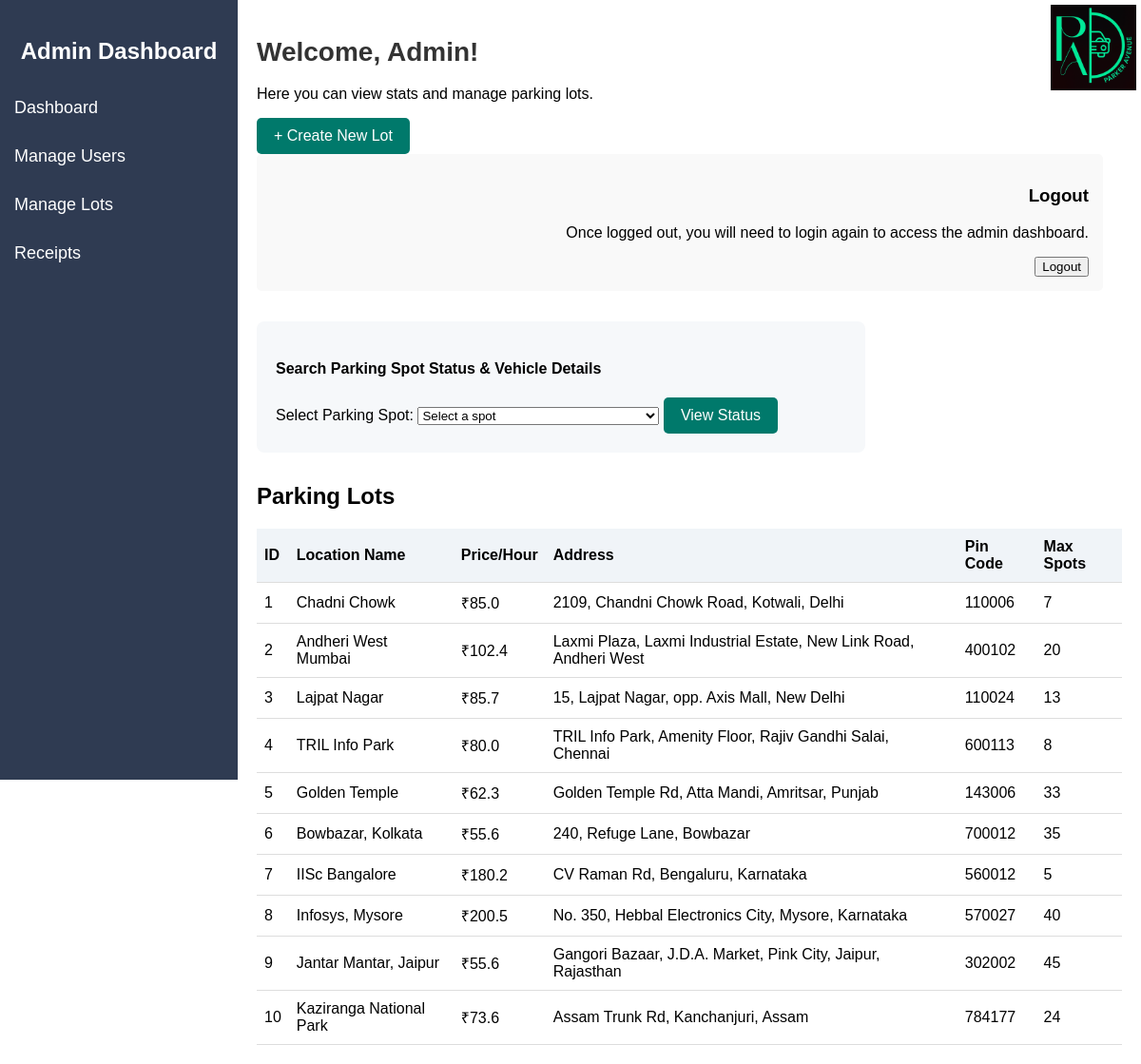
/admin_dashboard (signed in), run on the app's committed database.
### models.py (models this page shows)
class ParkingLot(db.Model):
    id = db.Column(db.Integer, primary_key=True)
    prime_location_name = db.Column(db.String(150), nullable=False)
    price_per_hour = db.Column(db.Float, nullable=False)
    address = db.Column(db.String(200), nullable=False)
    pin_code = db.Column(db.String(12), nullable=False)
    max_spots = db.Column(db.Integer, nullable=False)
    spots = db.relationship('ParkingSpot', backref='lot', lazy=True)

### app.py (the view, shortened to what this page needs)
@app.route('/admin_dashboard', methods=['GET', 'POST'])
@admin_required
def admin_dashboard():
    lots=ParkingLot.query.all()
    spots=ParkingSpot.query.order_by(ParkingSpot.spot_number).all()
    total_users = User.query.count()
    total_lots = ParkingLot.query.count()
    selected_spot = None
    reservation = None
    vehicle = None
    return render_template('admin_dashboard.html',
                           spots=spots,
                           selected_spot=selected_spot,
                           total_users=total_users,
                           total_lots=total_lots,
                           reservation=reservation,
                           lots=lots,
                           vehicle=vehicle
                          )

### app.py (called while the page is built)
def admin_required(f):
    @wraps(f)
    def decorated_function(*args, **kwargs):
        if not session.get('admin_logged_in'):
            flash('Admin access required', 'danger')
            return redirect(url_for('admin_login'))
        return f(*args, **kwargs)
    return decorated_function

### templates/admin_dashboard.html (shortened to what this page needs)
<!DOCTYPE html>
<html lang="en">
<head>
</head>
<body>
    <div class="sidebar">
        <h2>Admin Dashboard</h2>
        <a href="{{ url_for('admin_dashboard') }}">Dashboard</a>
        <a href="{{ url_for('manage_users') }}">Manage Users</a>
        <a href="{{ url_for('manage_lots') }}">Manage Lots</a>
        <a href="{{ url_for('receipts') }}">Receipts</a>
    </div>
    <div class="main-content">
        <div class="logo-container">
            <img src="{{ url_for('static', filename='../static/images/parker_avenue_logo.png') }}" alt=" ">
        </div>
        <h1>Welcome, Admin!</h1>
        <p>Here you can view stats and manage parking lots.</p>
        <a href="{{ url_for('create_lot') }}" class="btn">+ Create New Lot</a>
        <div class="setting-section">
            <h3>Logout</h3>
            <p>Once logged out, you will need to login again to access the admin dashboard.</p>
            <form action="{{ url_for('logout') }}" method="POST" style="display:inline;">
                <button class="logout-button" type="submit">Logout</button>
            </form>
        </div>
        <div class="spot-search-section">
            <h4>Search Parking Spot Status & Vehicle Details</h4>
            <form method="POST">
                <label for="spot_id">Select Parking Spot:</label>
                <select name="spot_id" id="spot_id" required>
                    <option value="" disabled selected>Select a spot</option>
                </select>
                <button type="submit" class="btn btn-sm btn-primary">View Status</button>
            </form>
                </div>
        <h2 style="margin-top: 32px;">Parking Lots</h2>
        <table>
            <thead>
                <tr>
                    <th>ID</th>
                    <th>Location Name</th>
                    <th>Price/Hour</th>
                    <th>Address</th>
                    <th>Pin Code</th>
                    <th>Max Spots</th>
                </tr>
            </thead>
            <tbody>
                {% if lots and lots|length > 0 %}
                    {% for lot in lots %}
                        <tr>
                            <td>{{ lot.id }}</td>
                            <td>{{ lot.prime_location_name }}</td>
                            <td>₹{{ lot.price_per_hour }}</td>
                            <td>{{ lot.address }}</td>
                            <td>{{ lot.pin_code }}</td>
                            <td>{{ lot.max_spots }}</td>
                        </tr>
                    {% endfor %}
                {% else %}
                    <tr>
                        <td colspan="7">No parking lots found.</td>
                    </tr>
                {% endif %}
            </tbody>
        </table>
    </div>
</body>
</html>

### templates/admin_dashboard.html (style rules this page uses)
body { font-family: Arial, sans-serif; display: flex; margin: 0; }
.sidebar { width: 250px; background-color: #2f3b52; color: #fff; padding-top: 20px; height: 100vh; position: fixed; }
.sidebar h2 { text-align: center; margin-bottom: 20px; }
.sidebar a { color: white; padding: 15px; text-decoration: none; display: block; font-size: 18px; }
.main-content { margin-left: 250px; padding: 20px; width: 100%; }
.main-content h1 { font-size: 28px; color: #333; }
.btn { background-color: #00796b; color: white; border: none; padding: 10px 18px; border-radius: 5px; text-decoration: none; font-size: 16px; margin-right: 8px; transition: background 0.2s; cursor: pointer; display: inline-block; }
table { width: 100%; border-collapse: collapse; margin-top: 18px; }
th, td { padding: 10px 8px; border-bottom: 1px solid #ddd; text-align: left; }
th { background: #f0f4f8; }
.setting-section { text-align: right; margin-right: 20px; padding: 15px; background-color: #f9f9f9; border-radius: 5px; }
.logo-container { position: absolute; top: 5px; right: 5px; text-align: right; }
.logo-container img { height: 90px; width: 90px; }
.spot-search-section { margin: 32px 0 24px 0; padding: 20px; background: #f6f8fa; border-radius: 8px; max-width: 600px; }

### data on the page
ParkingLot: id "1", prime_location_name "Chadni Chowk", price_per_hour "85.0", address "2109, Chandni Chowk Road, Kotwali, Delhi", pin_code "110006", max_spots "7"
ParkingLot: id "2", prime_location_name "Andheri West Mumbai", price_per_hour "102.4", address "Laxmi Plaza, Laxmi Industrial Estate, New Link Road, Andheri West", pin_code "400102", max_spots "20"
ParkingLot: id "3", prime_location_name "Lajpat Nagar", price_per_hour "85.7", address "15, Lajpat Nagar, opp. Axis Mall, New Delhi", pin_code "110024", max_spots "13"
ParkingLot: id "4", prime_location_name "TRIL Info Park", price_per_hour "80.0", address "TRIL Info Park, Amenity Floor, Rajiv Gandhi Salai, Chennai", pin_code "600113", max_spots "8"
ParkingLot: id "5", prime_location_name "Golden Temple", price_per_hour "62.3", address "Golden Temple Rd, Atta Mandi, Amritsar, Punjab", pin_code "143006", max_spots "33"
ParkingLot: id "6", prime_location_name "Bowbazar, Kolkata", price_per_hour "55.6", address "240, Refuge Lane, Bowbazar", pin_code "700012", max_spots "35"
ParkingLot: id "7", prime_location_name "IISc Bangalore", price_per_hour "180.2", address "CV Raman Rd, Bengaluru, Karnataka", pin_code "560012", max_spots "5"
ParkingLot: id "8", prime_location_name "Infosys, Mysore", price_per_hour "200.5", address "No. 350, Hebbal Electronics City, Mysore, Karnataka", pin_code "570027", max_spots "40"
ParkingLot: id "9", prime_location_name "Jantar Mantar, Jaipur", price_per_hour "55.6", address "Gangori Bazaar, J.D.A. Market, Pink City, Jaipur, Rajasthan", pin_code "302002", max_spots "45"
ParkingLot: id "10", prime_location_name "Kaziranga National Park", price_per_hour "73.6", address "Assam Trunk Rd, Kanchanjuri, Assam", pin_code "784177", max_spots "24"
